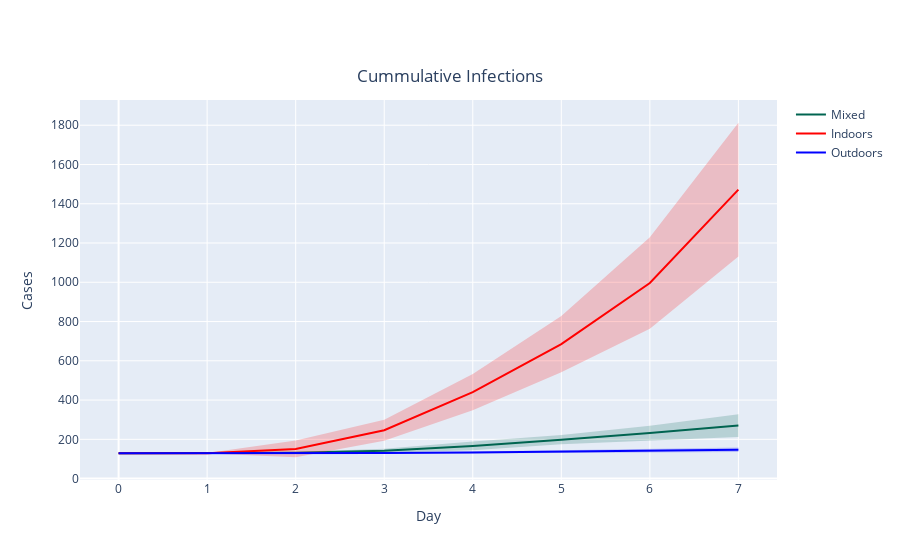

Write notebook code for a chart like this one.
### Code cell
# Figure: Cumulative Infections - Indoor, Outdoor, and Mixed

fig = go.Figure([
    go.Scatter( # Mixed
        x=default_scen_cum_inf['dates'].tolist(),
        y=default_scen_cum_inf['cum_infections'].tolist(),
        line=dict(color='rgb(0,100,80)'),
        mode='lines',
        name="Mixed",
        showlegend=True
    ),
    go.Scatter( # Mixed confidence interval
        x=default_scen_cum_inf['dates'].tolist()+default_scen_cum_inf['dates'].tolist()[::-1], # x, then x reversed
        y=default_scen_cum_inf['cum_infections_high'].tolist()+default_scen_cum_inf['cum_infections_low'].tolist()[::-1], # upper, then lower reversed
        fill='toself',
        fillcolor='rgba(0,100,80,0.2)',
        line=dict(color='rgba(255,255,255,0)'),
        hoverinfo="skip",
        #name = '95% Confidence Interval',
        showlegend=False
    ),
    go.Scatter( # Indoors
        x=indoor_scen_cum_inf['dates'].tolist(),
        y=indoor_scen_cum_inf['cum_infections'].tolist(),
        line=dict(color='rgb(255,0,0)'),
        mode='lines',
        name="Indoors",
        showlegend=True
    ),
    go.Scatter( # Indoors conficence interval
        x=indoor_scen_cum_inf['dates'].tolist()+indoor_scen_cum_inf['dates'].tolist()[::-1], # x, then x reversed
        y=indoor_scen_cum_inf['cum_infections_high'].tolist()+indoor_scen_cum_inf['cum_infections_low'].tolist()[::-1], # upper, then lower reversed
        fill='toself',
        fillcolor='rgba(255,0,0,0.2)',
        line=dict(color='rgba(255,255,255,0)'),
        hoverinfo="skip",
        #name = '95% Confidence Interval',
        showlegend=False
    ),
    go.Scatter( # Outdoors
        x=outdoor_scen_cum_inf['dates'].tolist(),
        y=outdoor_scen_cum_inf['cum_infections'].tolist(),
        line=dict(color='rgb(0,0,255)'),
        mode='lines',
        name="Outdoors",
        showlegend=True
    ),
    go.Scatter( # Outdoors conficence interval
        x=outdoor_scen_cum_inf['dates'].tolist()+outdoor_scen_cum_inf['dates'].tolist()[::-1], # x, then x reversed
        y=outdoor_scen_cum_inf['cum_infections_high'].tolist()+outdoor_scen_cum_inf['cum_infections_low'].tolist()[::-1], # upper, then lower reversed
        fill='toself',
        fillcolor='rgba(0,0,255,0.2)',
        line=dict(color='rgba(255,255,255,0)'),
        hoverinfo="skip",
        #name = '95% Confidence Interval',
        showlegend=False
    )
])

fig.update_layout(
    title_text='Cummulative Infections', title_x=0.5, title_y=0.875,
    xaxis_title="Day",
    yaxis_title="Cases"
)

fig.show()

### Figure 1 — Plotly figure (JSON) as saved in the notebook; plotly's stock layout.template omitted (floating-point values rounded to 4 significant figures)
{"data": [{"line": {"color": "rgb(0,100,80)"}, "mode": "lines", "name": "Mixed", "showlegend": true, "type": "scatter", "x": [0, 1, 2, 3, 4, 5, 6, 7], "y": [129, 129.1, 131.7, 142.3, 166.1, 198.3, 232, 270]}, {"fill": "toself", "fillcolor": "rgba(0,100,80,0.2)", "hoverinfo": "skip", "line": {"color": "rgba(255,255,255,0)"}, "showlegend": false, "type": "scatter", "x": [0, 1, 2, 3, 4, 5, 6, 7, 7, 6, 5, 4, 3, 2, 1, 0], "y": [129, 129.7, 136.5, 152.6, 188.4, 222.3, 269.7, 327.9, 212.1, 194.3, 174.3, 143.8, 132.0, 126.9, 128.5, 129]}, {"line": {"color": "rgb(255,0,0)"}, "mode": "lines", "name": "Indoors", "showlegend": true, "type": "scatter", "x": [0, 1, 2, 3, 4, 5, 6, 7], "y": [129, 129.2, 151.3, 246.1, 440.5, 685.2, 996.5, 1472.0]}, {"fill": "toself", "fillcolor": "rgba(255,0,0,0.2)", "hoverinfo": "skip", "line": {"color": "rgba(255,255,255,0)"}, "showlegend": false, "type": "scatter", "x": [0, 1, 2, 3, 4, 5, 6, 7, 7, 6, 5, 4, 3, 2, 1, 0], "y": [129, 130.4, 193.9, 300.0, 532.3, 828.7, 1230.0, 1813.0, 1131.0, 763.3, 541.7, 348.7, 192.2, 108.7, 128.0, 129]}, {"line": {"color": "rgb(0,0,255)"}, "mode": "lines", "name": "Outdoors", "showlegend": true, "type": "scatter", "x": [0, 1, 2, 3, 4, 5, 6, 7], "y": [129, 129.1, 129.3, 130.8, 133.5, 137.8, 141.7, 146.8]}, {"fill": "toself", "fillcolor": "rgba(0,0,255,0.2)", "hoverinfo": "skip", "line": {"color": "rgba(255,255,255,0)"}, "showlegend": false, "type": "scatter", "x": [0, 1, 2, 3, 4, 5, 6, 7, 7, 6, 5, 4, 3, 2, 1, 0], "y": [129, 129.7, 130.2, 133.9, 138.3, 145.1, 151.5, 157.9, 135.7, 131.9, 130.5, 128.7, 127.7, 128.4, 128.5, 129]}], "layout": {"title": {"text": "Cummulative Infections", "x": 0.5, "y": 0.875}, "xaxis": {"title": {"text": "Day"}}, "yaxis": {"title": {"text": "Cases"}}}}
